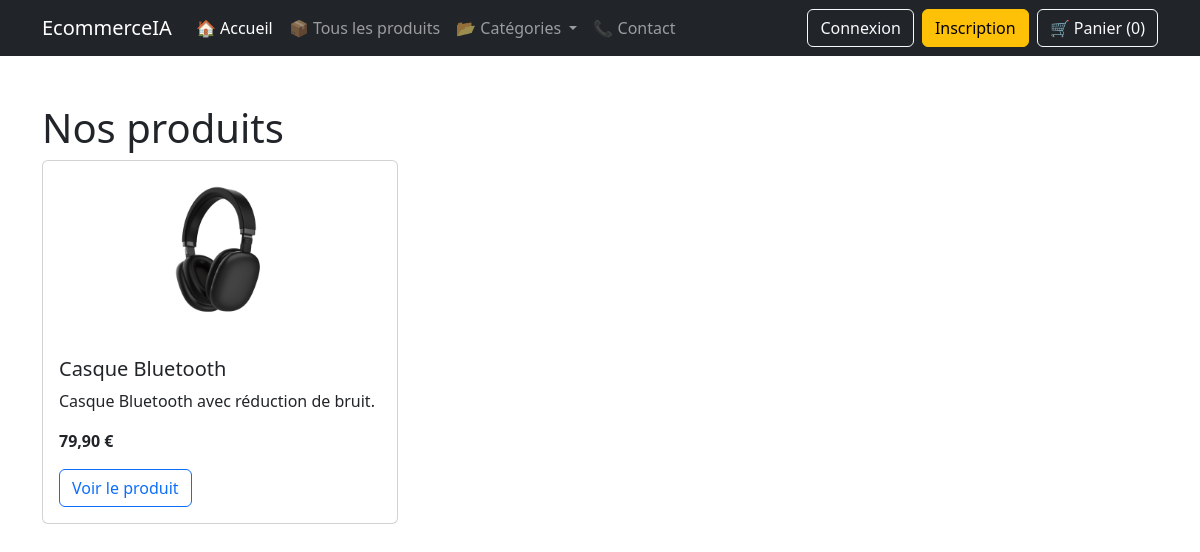
Page /produits/ on the committed database.
### products/models.py (models this page shows, shortened)
class Product(models.Model):
    category = models.ForeignKey(
        Category,
        on_delete=models.SET_NULL,
        related_name="products",
        null=True,
        blank=True,
    )
    name = models.CharField(max_length=200)
    description = models.TextField()
    price = models.DecimalField(max_digits=10, decimal_places=2)
    image = models.ImageField(
        upload_to="products/",
        blank=True,
        null=True,
    )
    stock = models.PositiveIntegerField(default=0)
    is_available = models.BooleanField(default=True)
    created_at = models.DateTimeField(auto_now_add=True)

### products/views.py (the view)
# urls.py: path("", views.product_list, name="product_list"),
def product_list(request):
    products = Product.objects.filter(is_available=True)
    return render(
        request,
        "products/product_list.html",
        {"products": products},
    )

### cart/cart.py (called while the page is built)
    def __len__(self):
        return sum(
            item["quantity"]
            for item in self.cart.values()
        )

### cart/context_processors.py (called while the page is built)
def cart(request):
    return {
        "cart": Cart(request),
    }

### products/context_processors.py (called while the page is built)
def categories(request):
    return {
        "menu_categories": Category.objects.all(),
    }

### products/templates/products/product_list.html (shortened to what this page needs)
{% extends "base.html" %}
{% block content %}
<div class="container mt-5">
    {% if category %}
        <h1>Produits : {{ category.name }}</h1>
    {% else %}
        <h1>Nos produits</h1>
    {% endif %}
    <div class="row">
        {% for product in products %}
            <div class="col-md-4 mb-4">
                <div class="card h-100">
                    {% if product.image %}
                        <img
                            src="{{ product.image.url }}"
                            class="card-img-top p-3"
                            alt="{{ product.name }}"
                            style="height: 180px; object-fit: contain;"
                        >
                    {% endif %}
                    <div class="card-body">
                        <h2 class="card-title h5">
                            {{ product.name }}
                        </h2>
                        <p class="card-text">
                            {{ product.description }}
                        </p>
                        <p class="fw-bold">
                            {{ product.price }} €
                        </p>
                        <a
                            href="{% url 'products:product_detail' product.id %}"
                            class="btn btn-outline-primary"
                        >
                            Voir le produit
                        </a>
                    </div>
                </div>
            </div>
        {% empty %}
            <p>Aucun produit disponible pour le moment.</p>
        {% endfor %}
    </div>
</div>
{% endblock %}

### rows in the picture
Product: image (picture), name "Casque Bluetooth", description "Casque Bluetooth avec réduction de bruit.", price "79,90"

### other values in the picture
{{ cart|length }} "0"
